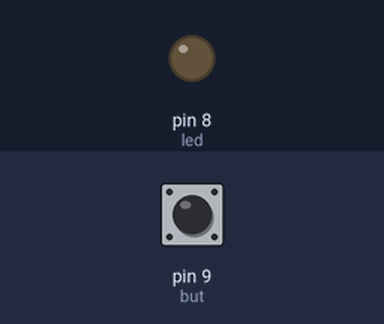
A sketch run on a simulated Arduino Uno, built with avr-gcc and run on an emulated ATmega328P. Shown: output pins drawn as LEDs (lit = HIGH). The test bench sets the inputs (shaded band); at power-on: pin 9 (but) LOW.

Above: at 1.2 s.
1.3 s: pin 9 (but) pulled HIGH for 0.15 s
At 1.37 s:
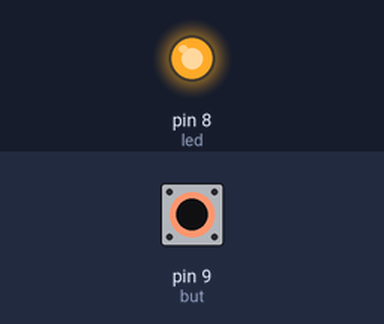
2.9 s: pin 9 (but) pulled HIGH for 3.2 s
At 6.9 s:
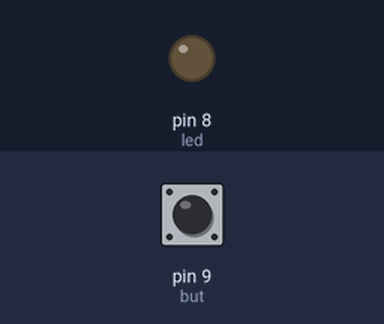
Timing chart, 0 to 8.4 s (numbered marks = the images above; inputs shaded):
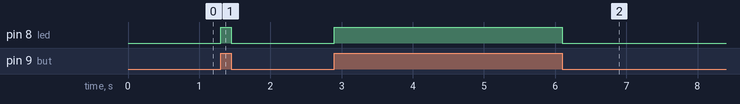

The sketch:

Button_controlled_LED.ino
```cpp
int led = 8;
int but = 9;
int del = 10000;

void setup() {
  // put your setup code here, to run once:
pinMode(led, OUTPUT);
pinMode(but,INPUT);
}

void loop() {
  // put your main code here, to run repeatedly:
if(digitalRead(but) == HIGH){
  digitalWrite(led, HIGH);
  //delay(del);
}else{
  digitalWrite(led, LOW);
}
}
```

Measured:
- after the input at 1.3 s, pin 8 (led): LOW → HIGH at once, → LOW 0.15 s later
- after the input at 2.9 s, pin 8 (led): LOW → HIGH at once, → LOW 3.2 s later
